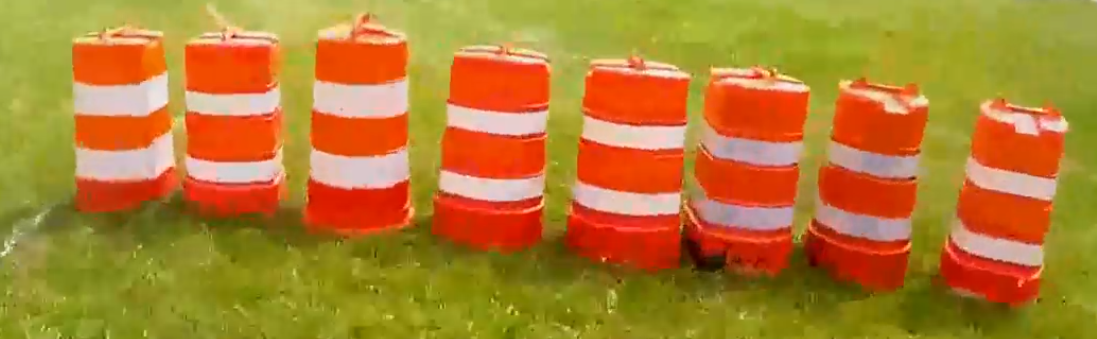
#> input picture Original.png, 1097 x 339 px, given in place of video.mp4, which was not available; the run also reads 1 picture not shown here
$ python A2_two.py
#> lines starting #> are read from the running program, lines starting #| are printed output that depends on the picture; after the words box and inside, x2 and y2 are one past the last pixel; in counts of white or black regions, pixels touching at a corner belong together; pictures that were not available may be replaced by others from this repository, and a replacement may not be noted
import cv2
import numpy as np

fourcc = cv2.VideoWriter_fourcc(*'mp4v')
iter=cv2.VideoWriter('final.mp4', fourcc, 30, (854,480))

video_stream = cv2.VideoCapture('video.mp4')

tframes = video_stream.get(cv2.CAP_PROP_FRAME_COUNT)

roi = cv2.imread('roi.png')

hsv = cv2.cvtColor(roi,cv2.COLOR_BGR2HSV)
roihist = cv2.calcHist([hsv],[0, 1], None, [100, 100], [0, 180, 0, 256] )
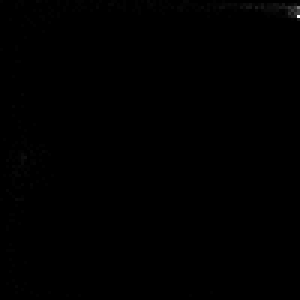
#> roihist: shape (100, 100) float32 (shown 3 times larger); min 0, max 85, mean 0.1; drawn with min black and max white
cv2.normalize(roihist,roihist,0,255,cv2.NORM_MINMAX)
#> roihist: shape (100, 100) float32; 3.44% of pixels changed, all inside (x1, y1, x2, y2) = (0, 0, 100, 99)

for i in range(int(tframes)):


    _, frame = video_stream.read()
    hsv = cv2.cvtColor(frame, cv2.COLOR_RGB2HSV)
    res = cv2.calcBackProject([hsv], [0, 1], roihist, [0, 180, 0, 256], 1)
    disc = cv2.getStructuringElement(cv2.MORPH_ELLIPSE, (5,5))
    cv2.filter2D(res, -1, disc, res)
    _, thresh = cv2.threshold(res, 20, 255, cv2.THRESH_BINARY)
    final = cv2.merge((thresh,thresh,thresh))
    result = cv2.bitwise_and(frame, final)
    kernel = np.ones((3, 3), np.uint8)
    result = cv2.dilate(result, kernel, iterations = 1)


    iter.write(frame)
#> this loop made 1 pass
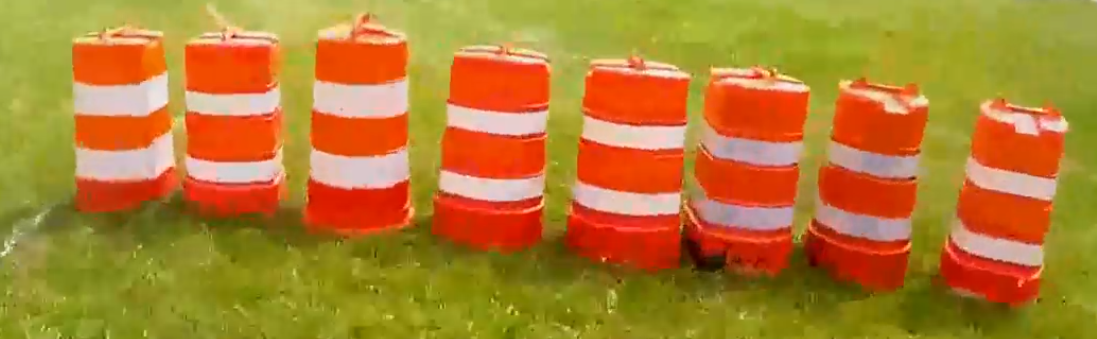
#> input picture Original.png, 1097 x 339 px, given in place of video.mp4, which was not available
#> pass 1, `res = cv2.calcBackProject([hsv], [0, 1], roihist, [0, 180, 0, 256], 1)`:
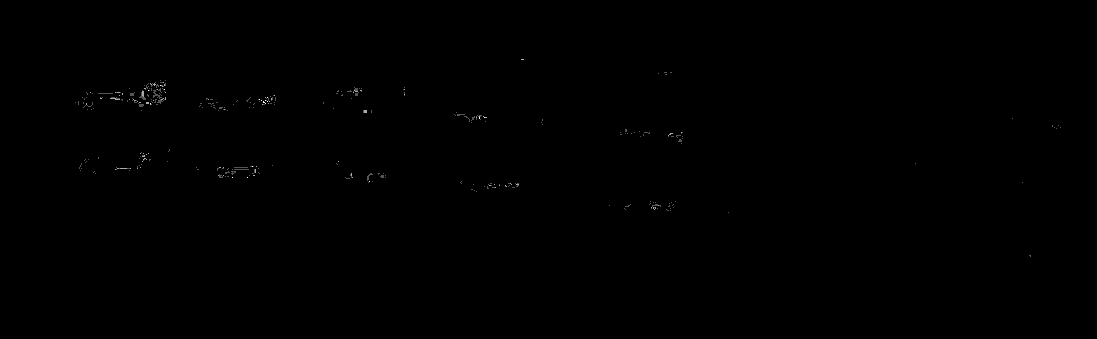
#> res: shape (339, 1097); min 0, max 9, mean 0.00929; drawn with min black and max white
#> pass 1, `_, thresh = cv2.threshold(res, 20, 255, cv2.THRESH_BINARY)`:
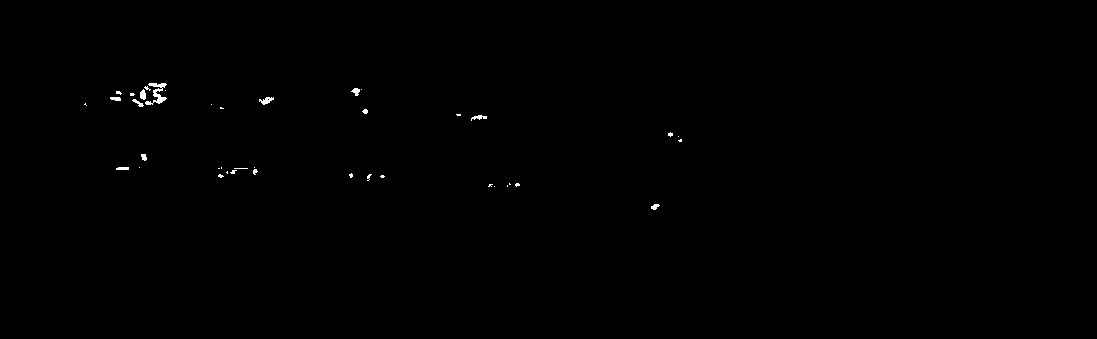
#> thresh: shape (339, 1097); 0.23% white; 40 white regions (28 under 20 px), largest, box (x1, y1, x2, y2) and area: (145, 83, 167, 105) 196, (259, 97, 274, 105) 65, (140, 89, 146, 100) 50
#> frame is the input picture: shape (339, 1097, 3); mean B, G, R 48.3, 126.2, 177.4
#> after the loop: res: shape (339, 1097); 1.43% of pixels changed, all inside (x1, y1, x2, y2) = (73, 57, 1063, 259)

iter.release()
